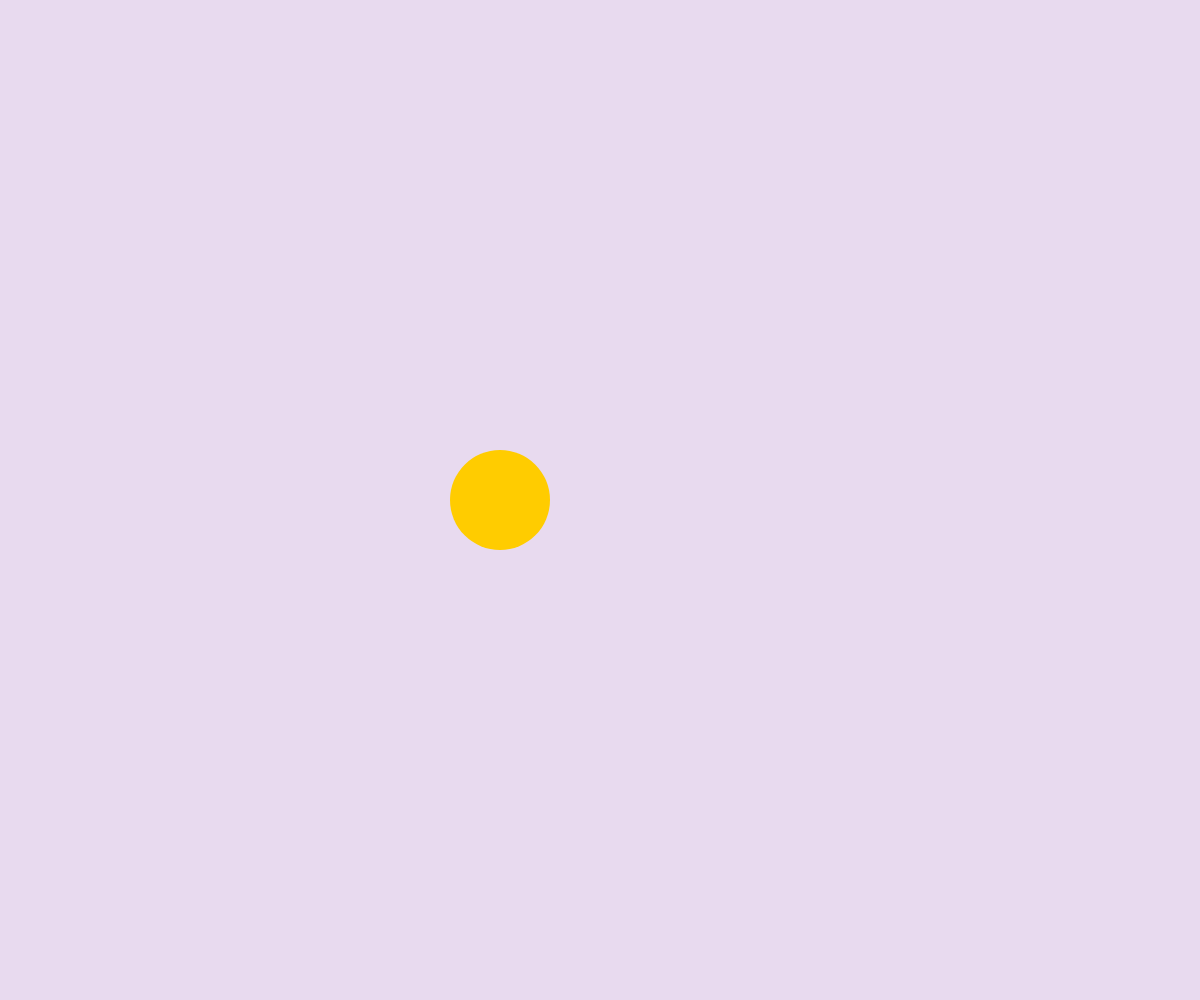
Frame 1 (no input)
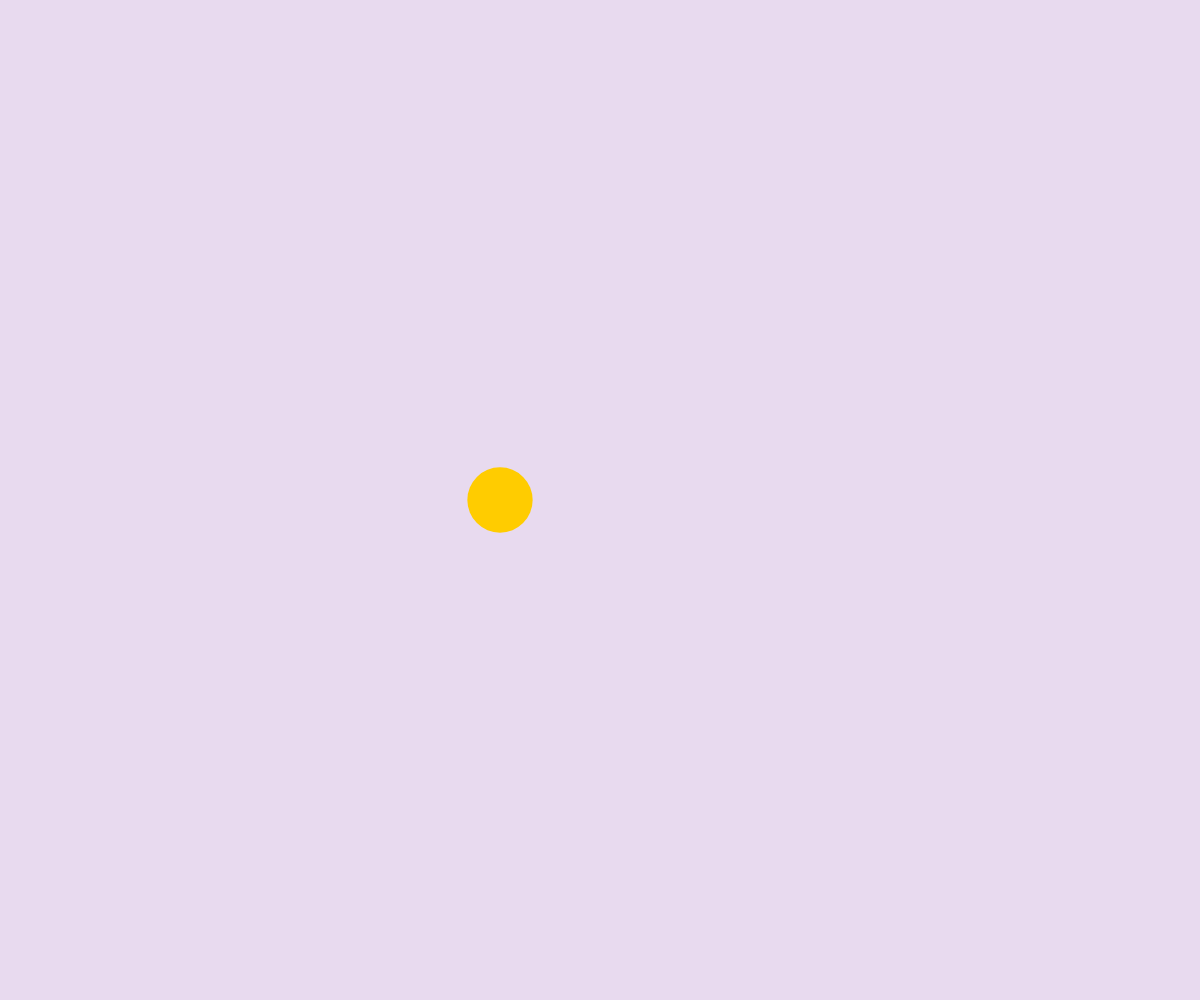
Frame 60 (no input)
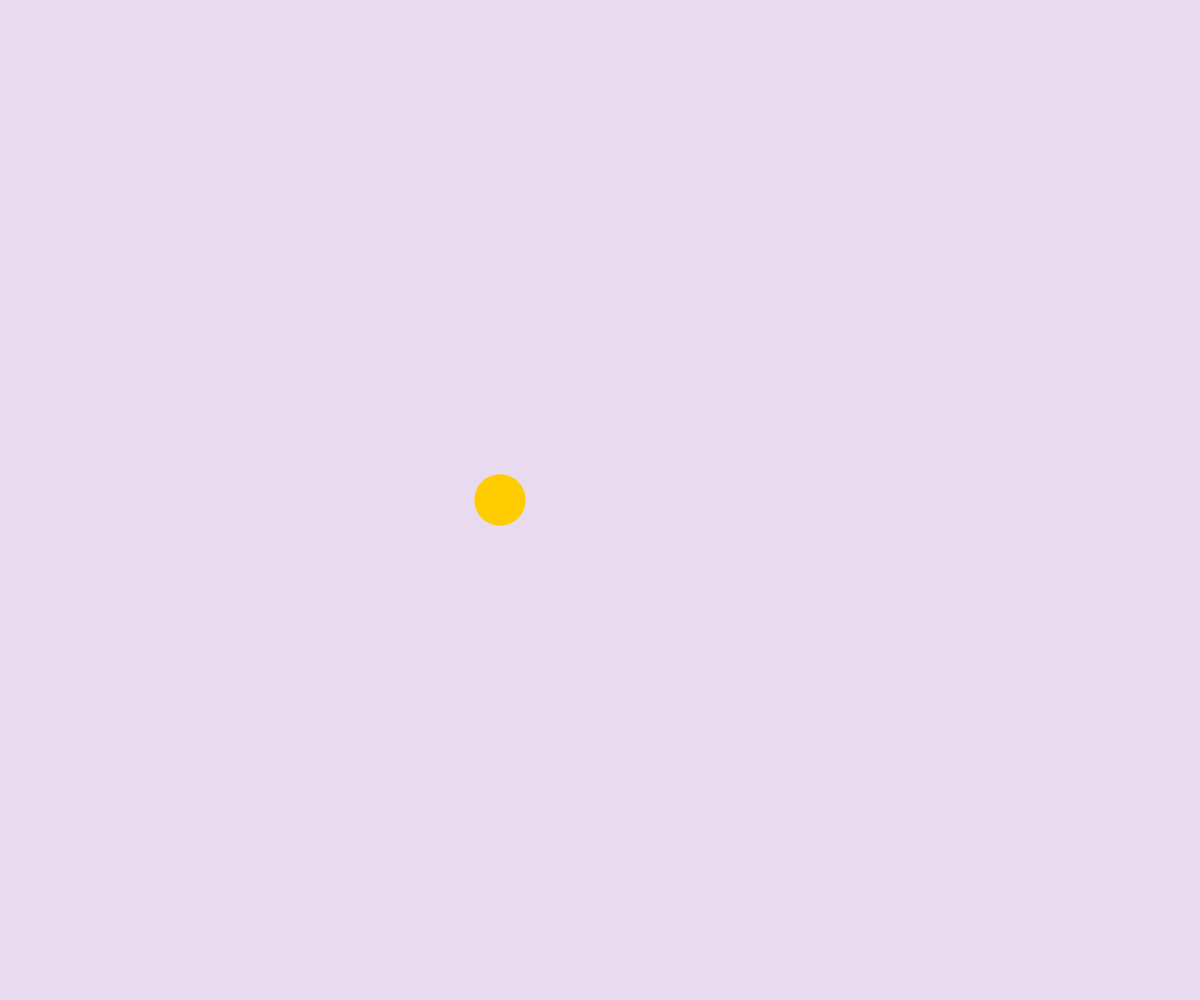
Frame 120 (the mouse pressed at the canvas centre since frame 60)

The p5.js sketch that drew these frames (run headless with seeded random() and noise() and a simulated clock; from frame 60 on, the mouse is pressed at the canvas centre):

// p5.js sketch
// ── sketch.js
function setup() {
  // Make the drawing take up the whole window
  createCanvas(windowWidth, windowHeight);
  // This creates the background color, RGB (232, 218, 239)
  background(232, 218, 239);
}


let angle = 0
// This is an endless loop that acts as a frame
function draw() {

  background(232, 218, 239);
  fill(255, 204, 0);
  noStroke();

  diameter = 100

  let d1 = 50 + (sin(angle) * diameter) / 2 + diameter / 2;
  ellipse(500, height / 2, d1, d1);
  angle += 0.2
}

function windowResized() {
  resizeCanvas(windowWidth, windowHeight);
  background(232, 218, 239);
}
